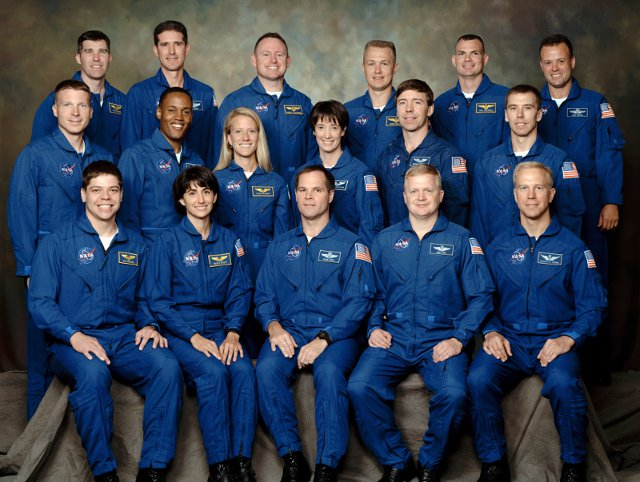
%> input picture Matlab-Tutorials/assets/faces.jpg, 640 x 482 px
$ octave tut5_BasicFilters.m   (GNU Octave 9; MATLAB toolbox functions it lacks are replaced by stand-ins)
%> lines starting %> are read from the running program, lines starting %| are printed output that depends on the picture
close all;
clear all;

x = imread('assets\faces.jpg');
%> x is the input picture: size 482x640x3 uint8; mean R, G, B 52, 64.2, 83.9

grayscale = rgb2gray(x);
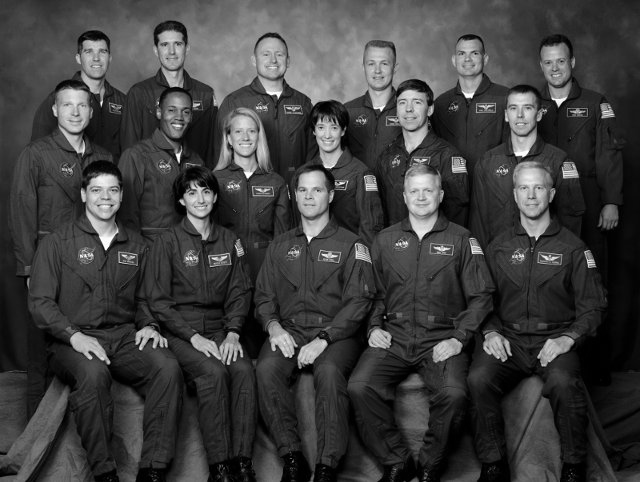
%> grayscale: size 482x640 uint8; min 0, max 255, mean 62.8

% Blur the Image (Averaging filter Algorithm
averagingFilter = [1 1 1, 1 1 1, 1 1 1]/9;
applyAverageFilter = imfilter(x, averagingFilter);
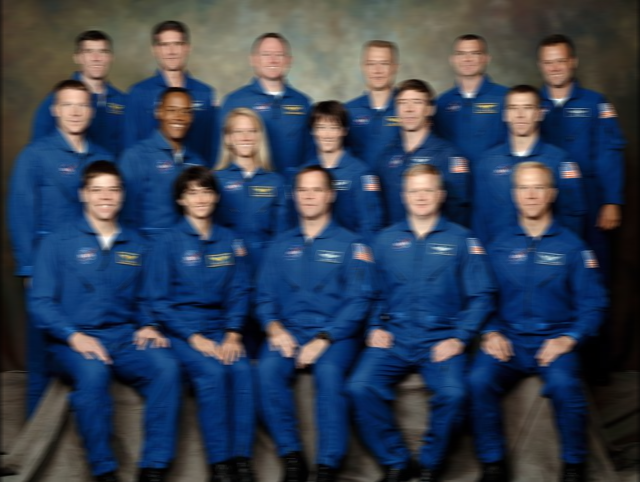
%> applyAverageFilter: size 482x640x3 uint8; mean R, G, B 51.9, 64.1, 83.8

% Basic Edge Detection (Requires Grayscale image smart pants!)
bacicEdgeDetection = edge(grayscale);
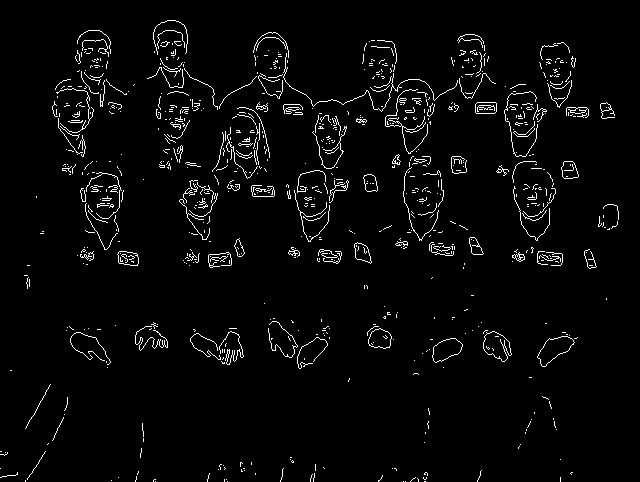
%> bacicEdgeDetection: size 482x640 logical; 3.2% white in thin lines or dots

% Canny Edge Detection (So cheeki breeki!)
cannyEdgeDetection = edge(grayscale, 'canny');
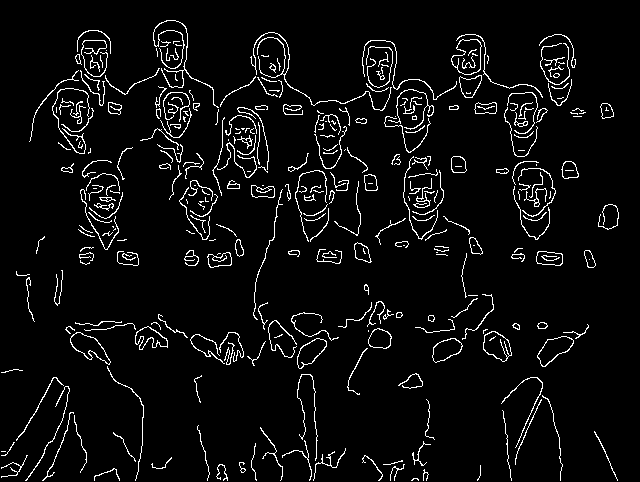
%> cannyEdgeDetection: size 482x640 logical; 5.1% white in thin lines or dots


% Edge Detection Filter (Sobel Edge Detection Algorithm)
% Smaller values are shown for simplicity. Modify for pleasure
sobelEdgeDetection = [1 0 -1, 2 0 -2, 1 0 -1];
applySobelEdgeDetecion = imfilter(grayscale, sobelEdgeDetection);
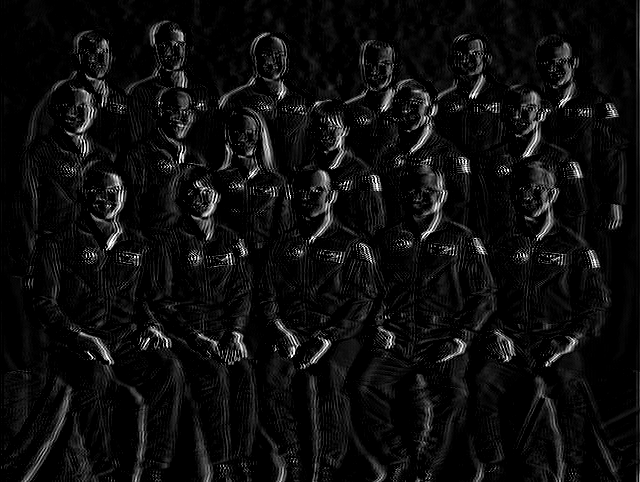
%> applySobelEdgeDetecion: size 482x640 uint8; min 0, max 255, mean 14.1

% Show time!
subplot(2,3,1), imshow(x), title('Raw Image');
subplot(2,3,2), imshow(grayscale), title('grayscale');
subplot(2,3,3), imshow(applyAverageFilter), title('applyAverageFilter');

subplot(2,3,4), imshow(bacicEdgeDetection), title('Basic Edge Detection');
subplot(2,3,5), imshow(cannyEdgeDetection), title('Canny Edge Detection');
subplot(2,3,6), imshow(applySobelEdgeDetecion), title('applySobelEdgeDetecion');
